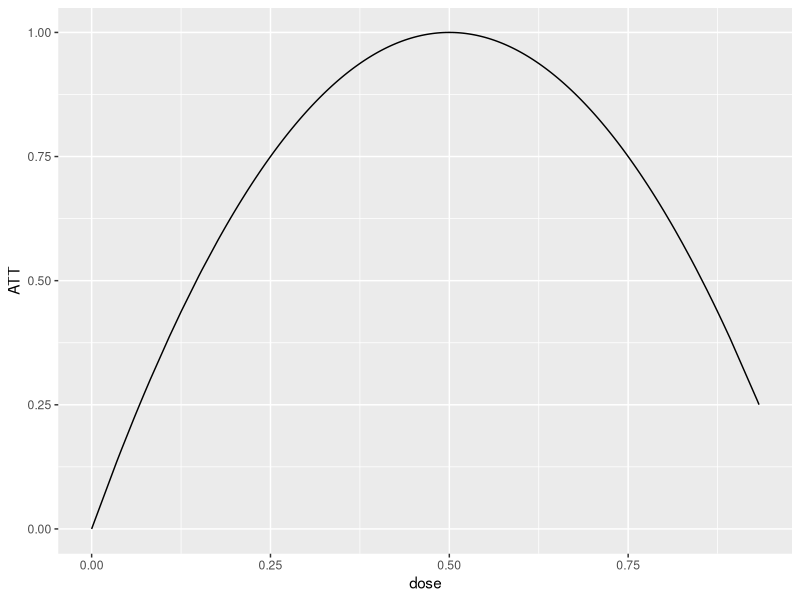
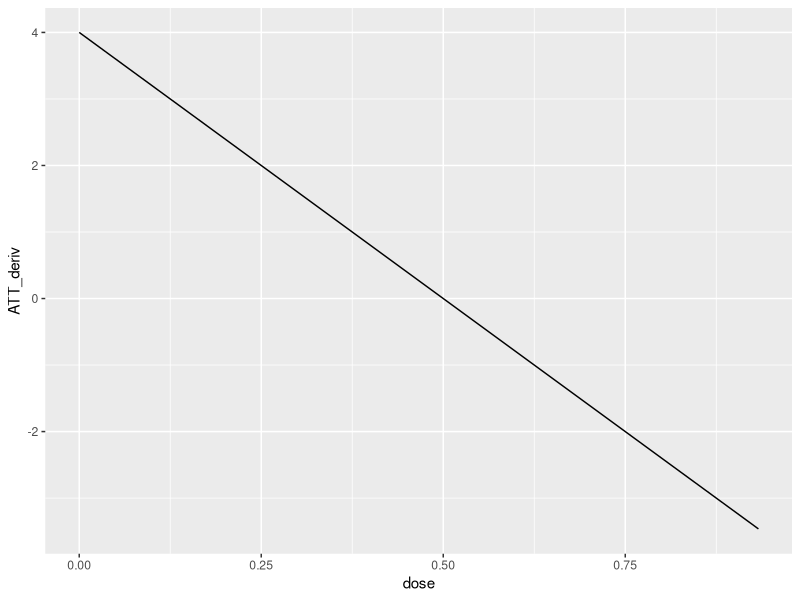
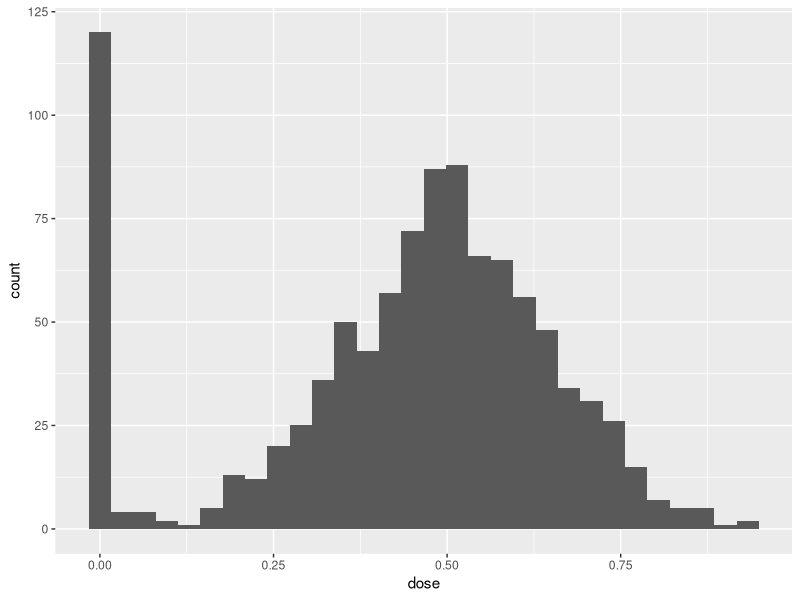
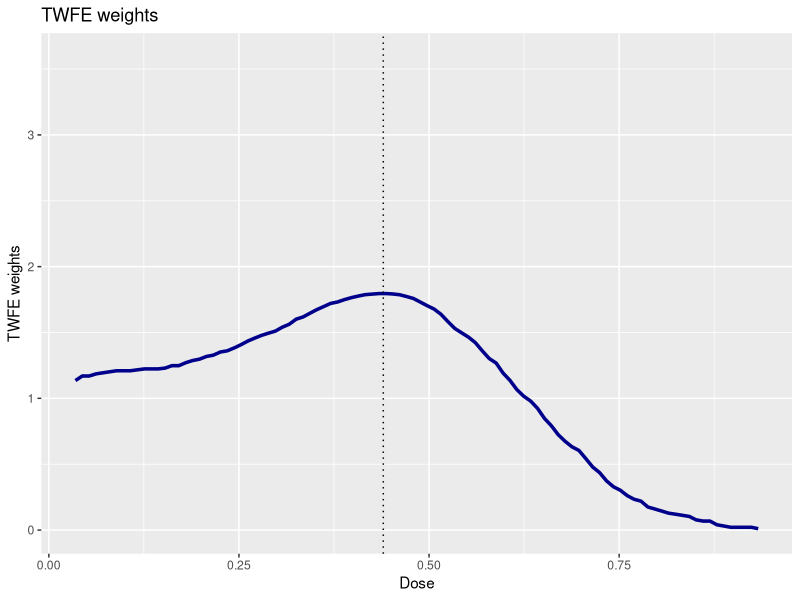
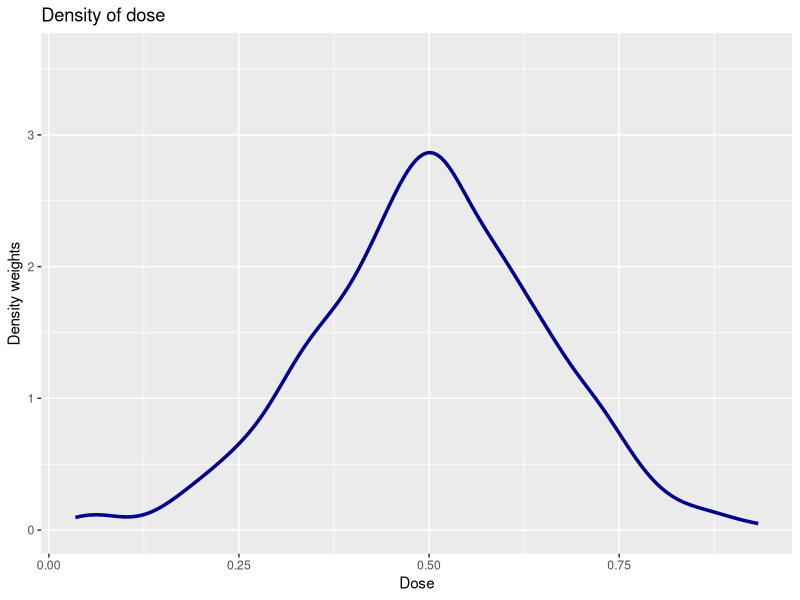

The R script that drew these images, in order:
## ---- chunk 1
library(ggplot2)
## ---- chunk 2
# draw dose
n <- 1000
set.seed(1234)
p <- 0.9
treated <- sample(c(0,1), size=n, replace=TRUE, prob=c(1-p,p))

dose_type <- "tnorm"
if (dose_type == "exponential") {
  lambda <- 1/15
  dose <- rexp(n, rate=lambda)
} else if (dose_type == "uniform") {
  dose <- runif(n, min=0, max=100)  
} else if (dose_type == "tnorm") {
  dose <- rnorm(n, mean=0.5, sd=0.16)
}
dose[treated==0] <- 0

ATT <- -4*(dose-.5)^2 + 1
ATT_deriv <- -8*(dose-.5)
#ATT <- exp(dose/15) - 1
#ATT_deriv <- exp(dose/15)/15

  
p <- ggplot(data.frame(ATT=ATT, dose=dose), aes(x=dose, y=ATT)) + 
    geom_line()
p

ggplot(data.frame(ATT_deriv=ATT_deriv, dose=dose), aes(x=dose, y=ATT_deriv)) +
  geom_line()

p <- ggplot(data.frame(dose=dose), aes(x=dose)) + 
     geom_histogram()
p

twfe <- lm(ATT ~ dose)
summary(twfe)$coefficients


D <- dose
max_weight <- ( ( mean(D[D>=mean(D)]) - mean(D) ) * mean(1*(D>=mean(D))) ) / var(D)
# add some buffer so we also have enough room for density
wmax <-  max_weight*2


dL <- min(D[D>0])
dU <- max(D)
w <- function(l) {
  w1 <- ( ( mean(D[D>=l]) - mean(D) ) * mean(1*(D>=l)) ) / var(D)
  
  # get rid of weird case at the exact max...nothing to see here
  ifelse(is.na(w1), 0, w1)
}
# carry out the integration from dL to dU using R's functions
w_fun <- Vectorize(w)
int_w1 <- integrate(w_fun, lower=dL, upper=dU, subdivisions=2000)
# this is the value of the integral
int_w1 <- int_w1$value
# add up w0 and w1 and check that it is equal to 1.
# w0 + int_w1
# plot the weights
dose_grid <- seq(dL, dU, length.out=100)
twfe_weights <- w_fun(dose_grid)
plot_df <- cbind.data.frame(twfe_weights, dose_grid)
  
twfe_weights_plot <- ggplot(data=plot_df,
                            mapping=aes(x = dose_grid,
                                        y = twfe_weights)) +
  geom_line(colour = "darkblue", linewidth = 1.2) +
  xlim(c(min(dose_grid),
         max(dose_grid)))+
  ylab("TWFE weights") +
  xlab("Dose") +
  geom_vline(xintercept = mean(D),
             colour="black",
             linewidth = 0.5,
             linetype = "dotted") +
  ylim(c(0,wmax)) +
  labs(title="TWFE weights")

twfe_weights_plot



#-----------------------------------------------------------------------------
# density of the dose
dose_grid <- seq(dL, dU, length.out=100)
frq_weights_plot <- ggplot(data.frame(dose=D[D>0]), aes(x=dose)) +
  geom_density(colour = "darkblue", linewidth = 1.2) +
  xlim(c(min(dose_grid), max(dose_grid)))+
  ylab("Density weights") +
  xlab("Dose") +
  ylim(c(0,wmax)) + 
  labs(title="Density of dose")
frq_weights_plot

